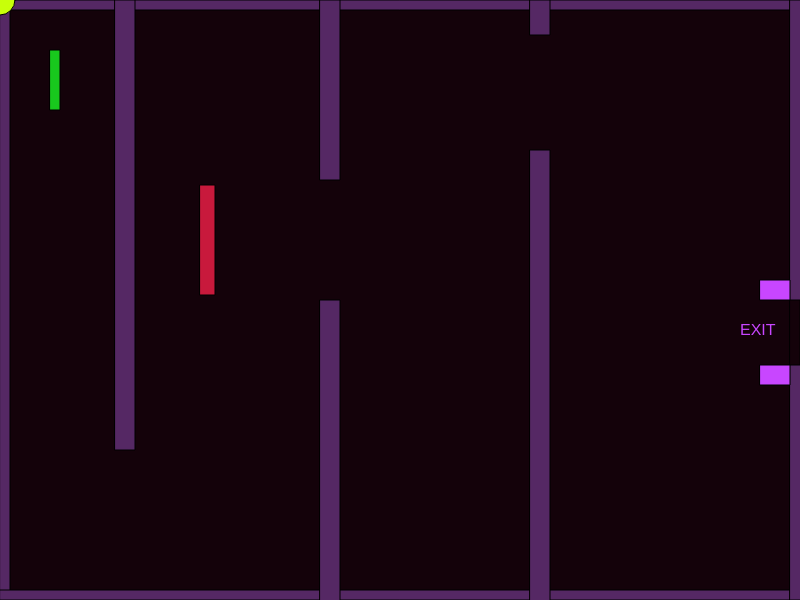
Frame 1 (no input)
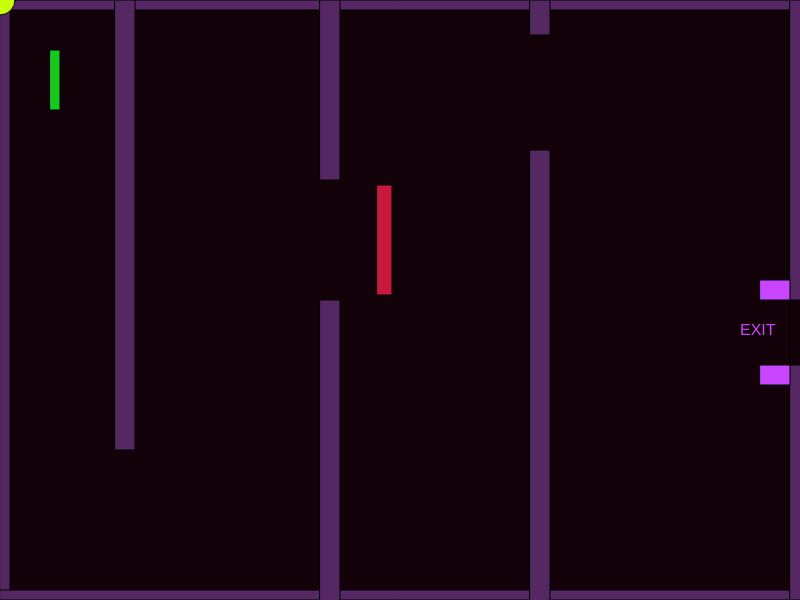
Frame 60 (no input)
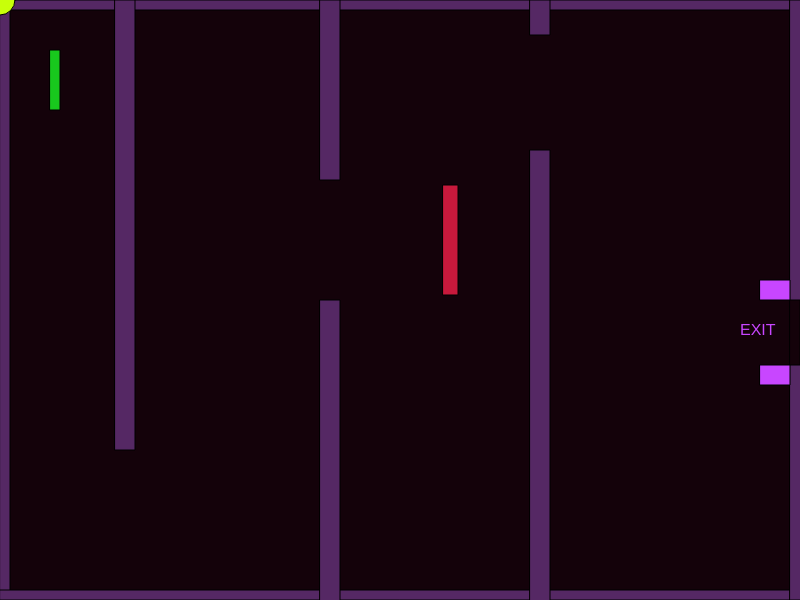
Frame 120 (the mouse pressed at the canvas centre since frame 60)

The p5.js sketch that drew these frames (run headless with seeded random() and noise() and a simulated clock; from frame 60 on, the mouse is pressed at the canvas centre):

// p5.js sketch
// ── sketch.js
var characterX = 50;
var characterY = 50;
var z = 200;

var mousex = 0;
var mousey = 0;

var direction ="right";

function setup() {
  createCanvas(800, 600);
}

function draw() {
  background(20, 2, 10);
  
  //borders
  fill(85,40,100)
  rect(0,0,10, 600)
  rect(0,0,800,10)
  rect(0,590,800,10)
  rect(790,0,800,600);
  
  //obstacle1
  rect(115,0,20,450)
  rect(320,0,20,180)
  rect(320,300,20,380)
  rect(530,150,20,600)
  rect(530,0,20,35)
  
  //obstacle2
  fill(200,25,60)
  rect(z,185,15,110)
  
  //z var stuff
  if (direction=="right"){
  z=z+3;
  }
  if (direction=="left"){
    z=z-3;
  }
  if (z>=500){
    direction = "left";
  }
  if (z<=150){
    direction = "right";
  }
  
  //exit
  fill(20,2,10)
  rect(790,300,10,65);
  fill(200,70,1050)
  rect(760,280,30,20)
  rect(760,365,30,20)
  
  textSize(16);
  text("EXIT", width-60,height-265)
  
  //out of bounds
  if(characterX > width && characterY > width-50)
    {
        fill(0);
        stroke(5);
        textSize(26);
        text("You Win!", width/2-50, height/2-50);
    }
  
  
  // player rectangle
  fill(24,200,29);
  if (keyIsDown(68)){
    characterX+=5;
    if (characterX > width) x = width;
  }
  
  if(keyIsDown(65)){
    characterX-=5;
   if (characterX < 10) characterX = 10;
  }
  
  
  if(keyIsDown(83)){
    characterY+=5;
  if (characterY > height) characterY = height;
  }
  if(keyIsDown(87)){
    characterY-=5;
  if (characterY < 10) characterY = 10;
}
  if (characterY >= 530){
    characterY = 530
  } 
    rect(characterX,characterY,10,60);
  
  //mouse obstacle
      fill(200, 290, 10);
      ellipse(mousex, mousey, 30, 30);
     
    }

    function mouseClicked() 
    {  
      mousex = mouseX;
      mousey = mouseY;
  
  
} //end draw

/*
if (x >= 780){
    x = 780
}
*/
